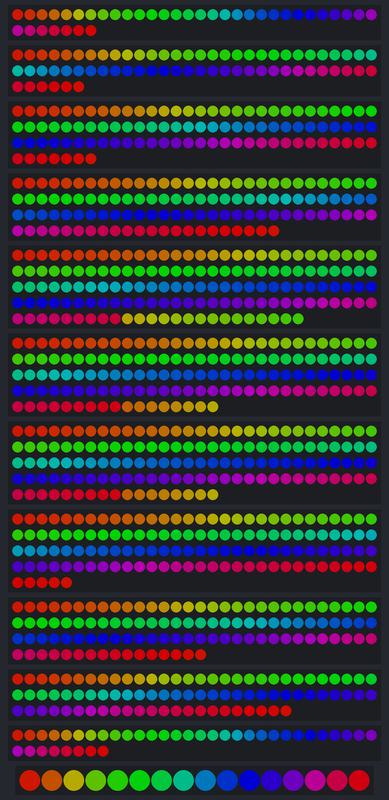
The sketch below on a simulated Arduino Mega 2560, built with avr-gcc and run on an emulated ATmega2560. Shown: 37 RGB LEDs in strip order, left to right, continuing on the next row, 66 RGB LEDs in strip order, left to right, continuing on the next row, 97 RGB LEDs in strip order, left to right, continuing on the next row, 112 RGB LEDs in strip order, left to right, continuing on the next row, 144 RGB LEDs in strip order, left to right, continuing on the next row, 2 × 137 RGB LEDs in strip order, left to right, continuing on the next row, 125 RGB LEDs in strip order, left to right, continuing on the next row, 106 RGB LEDs in strip order, left to right, continuing on the next row, 83 RGB LEDs in strip order, left to right, continuing on the next row, 38 RGB LEDs in strip order, left to right, continuing on the next row, 16 RGB LEDs in strip order, left to right. Dim RGB values are drawn brighter than linear.

Above: at 0.23 s.
At 5.72 s:
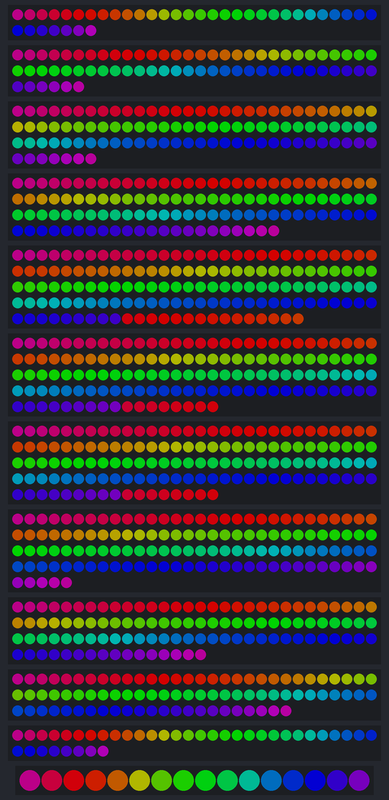
At 11.16 s:
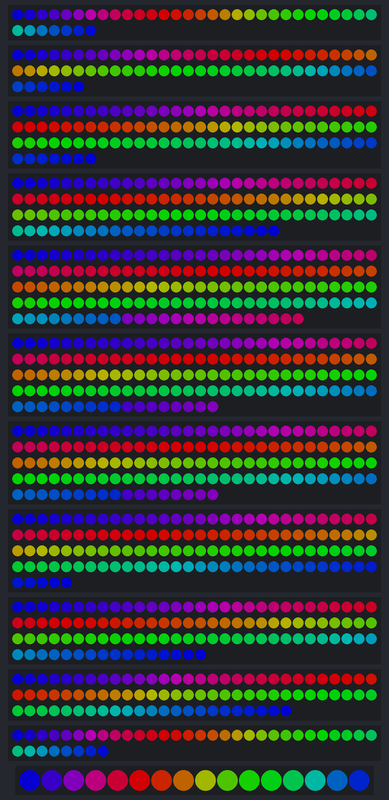
At 20.02 s:
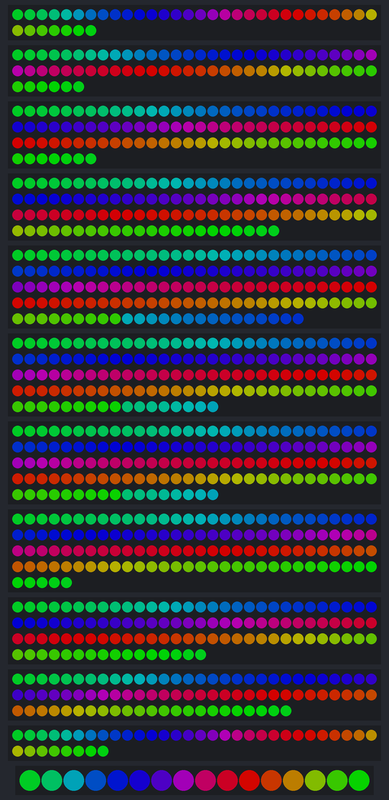
At 29.0 s:
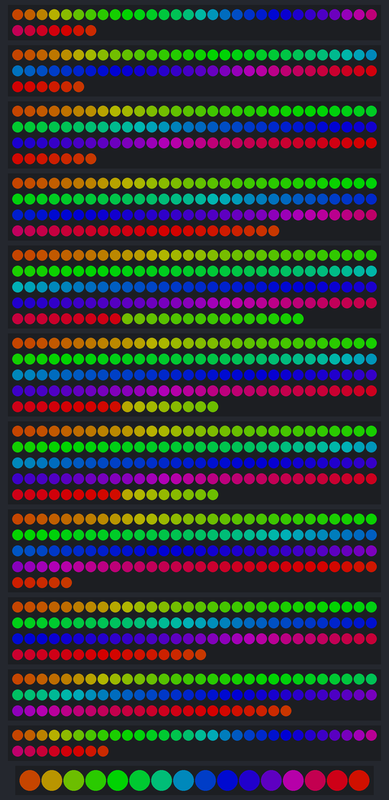
At 39.93 s:
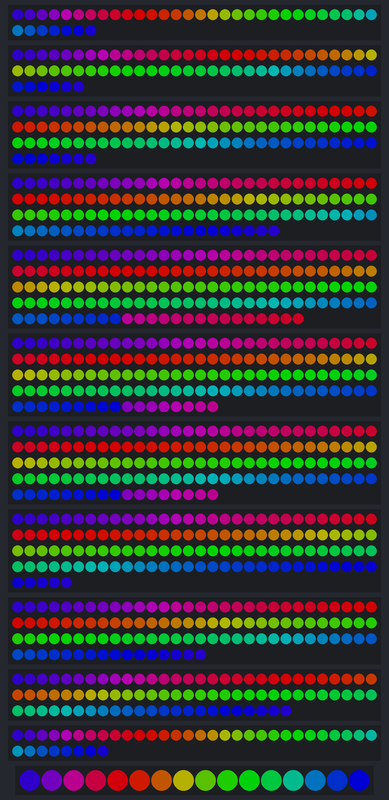

The sketch:

colorWheel2.ino
```cpp
#include <Adafruit_NeoPixel.h>
#ifdef __AVR__
  #include <avr/power.h>
#endif

Adafruit_NeoPixel layer0 = Adafruit_NeoPixel(37, 2);
Adafruit_NeoPixel layer1 = Adafruit_NeoPixel(66, 3);
Adafruit_NeoPixel layer2 = Adafruit_NeoPixel(97, 4);
Adafruit_NeoPixel layer3 = Adafruit_NeoPixel(112, 5);
Adafruit_NeoPixel layer4 = Adafruit_NeoPixel(144, 6);
Adafruit_NeoPixel layer5 = Adafruit_NeoPixel(137, 7);
Adafruit_NeoPixel layer6 = Adafruit_NeoPixel(137, 8);
Adafruit_NeoPixel layer7 = Adafruit_NeoPixel(125, 9);
Adafruit_NeoPixel layer8 = Adafruit_NeoPixel(106, 10);
Adafruit_NeoPixel layer9 = Adafruit_NeoPixel(83, 11);
Adafruit_NeoPixel layer10 = Adafruit_NeoPixel(38, 12);
Adafruit_NeoPixel layer11 = Adafruit_NeoPixel(16, 13);

void setup()
{
  uint8_t  brightness = 128;

  layer0.begin();
  layer0.setBrightness(brightness);
  layer0.show();

  layer1.begin();
  layer1.setBrightness(brightness);
  layer1.show();

  layer2.begin();
  layer2.setBrightness(brightness);
  layer2.show();

  layer3.begin();
  layer3.setBrightness(brightness);
  layer3.show();

  layer4.begin();
  layer4.setBrightness(brightness);
  layer4.show();

  layer5.begin();
  layer5.setBrightness(brightness);
  layer5.show();

  layer6.begin();
  layer6.setBrightness(brightness);
  layer6.show();

  layer7.begin();
  layer7.setBrightness(brightness);
  layer7.show();

  layer8.begin();
  layer8.setBrightness(brightness);
  layer8.show();

  layer9.begin();
  layer9.setBrightness(brightness);
  layer9.show();

  layer10.begin();
  layer10.setBrightness(brightness);
  layer10.show();

  layer11.begin();
  layer11.setBrightness(brightness);
  layer11.show();

  Serial.begin(9600);

}

int steps = 255;

void loop() {


  for(int j=0; j<steps*5; j++)
  {int start, fin, dif;

      start = 0;
      fin = 37;

      fin = layer0.numPixels();
      dif = fin-start;
      for(int i=start ; i<fin; i++)
      {
        layer0.setPixelColor(i, Wheel(((-i * (steps+1) / dif) + j - 10)));
      }

      fin = 66;
      dif = fin-start;
      for(int i=start ; i<fin; i++)
      {
        layer1.setPixelColor(i, Wheel(((-i * (steps+1) / dif) + j - 10) & steps));
      }

      fin = 97;
      dif = fin-start;
      for(int i=start ; i<fin; i++)
      {
        layer2.setPixelColor(i, Wheel(((-i * (steps+1) / dif) + j - 10) & steps));
      }

      fin = 112;
      dif = fin-start;
      for(int i=start ; i<fin; i++)
      {
        layer3.setPixelColor(i, Wheel(((-i * (steps+1) / dif) + j - 10) & steps));
      }

      fin = 144;
      dif = fin-start;
      for(int i=start ; i<fin; i++)
      {
        layer4.setPixelColor(i, Wheel(((-i * (steps+1) / dif) + j - 10) & steps));
      }

      fin = 137;
      dif = fin-start;
      for(int i=start ; i<fin; i++)
      {
        layer5.setPixelColor(i, Wheel(((-i * (steps+1) / dif) + j - 10) & steps));
      }

      fin = 137;
      dif = fin-start;
      for(int i=start ; i<fin; i++)
      {
        layer6.setPixelColor(i, Wheel(((-i * (steps+1) / dif) + j - 10) & steps));
      }

      fin = 125;
      dif = fin-start;
      for(int i=start ; i<fin; i++)
      {
        layer7.setPixelColor(i, Wheel(((-i * (steps+1) / dif) + j - 10) & steps));
      }

      fin = 106;
      dif = fin-start;
      for(int i=start ; i<fin; i++)
      {
        layer8.setPixelColor(i, Wheel(((-i * (steps+1) / dif) + j - 10) & steps));
      }

      fin = 83;
      dif = fin-start;
      for(int i=start ; i<fin; i++)
      {
        layer9.setPixelColor(i, Wheel(((-i * (steps+1) / dif) + j - 10) & steps));
      }

      fin = 38;
      dif = fin-start;
      for(int i=start ; i<fin; i++)
      {
        layer10.setPixelColor(i, Wheel(((-i * (steps+1) / dif) + j - 10) & steps));
      }

      fin = 16;
      dif = fin-start;
      for(int i=start ; i<fin; i++)
      {
        layer11.setPixelColor(i, Wheel(((-i * (steps+1) / dif) + j - 10) & steps));
      }

      show();
    }
  }


void assignPixel(int layer, int pixel, uint32_t displayColor)
{
  int i;

  switch(layer) {
    case 0:
        layer0.setPixelColor(pixel, displayColor);
      break;

    case 1:
        layer1.setPixelColor(pixel, displayColor);
      break;

    case 2:
        layer2.setPixelColor(pixel, displayColor);
      break;

    case 3:
        layer3.setPixelColor(pixel, displayColor);
      break;

    case 4:
        layer4.setPixelColor(pixel, displayColor);
      break;

    case 5:
        layer5.setPixelColor(pixel, displayColor);
      break;

    case 6:
        layer6.setPixelColor(pixel, displayColor);
      break;

    case 7:
        layer7.setPixelColor(pixel, displayColor);
      break;

    case 8:
        layer8.setPixelColor(pixel, displayColor);
      break;

    case 9:
        layer9.setPixelColor(pixel, displayColor);
      break;

    case 10:
        layer10.setPixelColor(pixel, displayColor);
      break;

    case 11:
        layer11.setPixelColor(pixel, displayColor);
      break;

    default:
      break;
  }
}


uint32_t Wheel(byte WheelPos) {
//  WheelPos = steps - WheelPos;
  if(WheelPos < 85) {
    return layer1.Color(steps - WheelPos * 3, 0, WheelPos * 3);
  }
  if(WheelPos < 2*steps/3) {
    WheelPos -= 85;
    return layer1.Color(0, WheelPos * 3, steps - WheelPos * 3);
  }
  WheelPos -= 2*steps/3;
  return layer1.Color(WheelPos * 3, steps - WheelPos * 3, 0);
}

void show()
{
  layer0.show();
  layer1.show();
  layer2.show();
  layer3.show();
  layer4.show();
  layer5.show();
  layer6.show();
  layer7.show();
  layer8.show();
  layer9.show();
  layer10.show();
  layer11.show();
}
```
